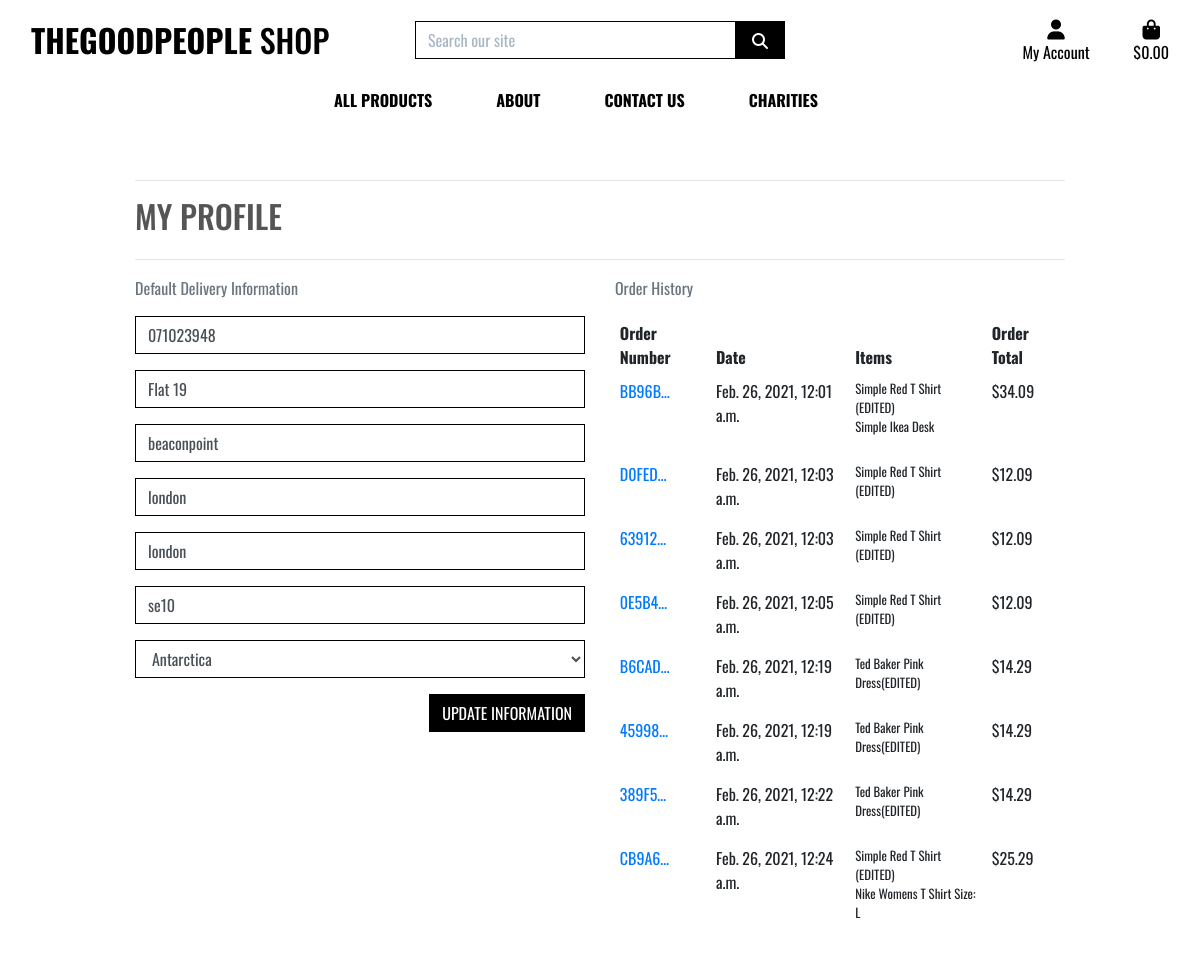
Before: /profile/ (signed in) with the older database file.
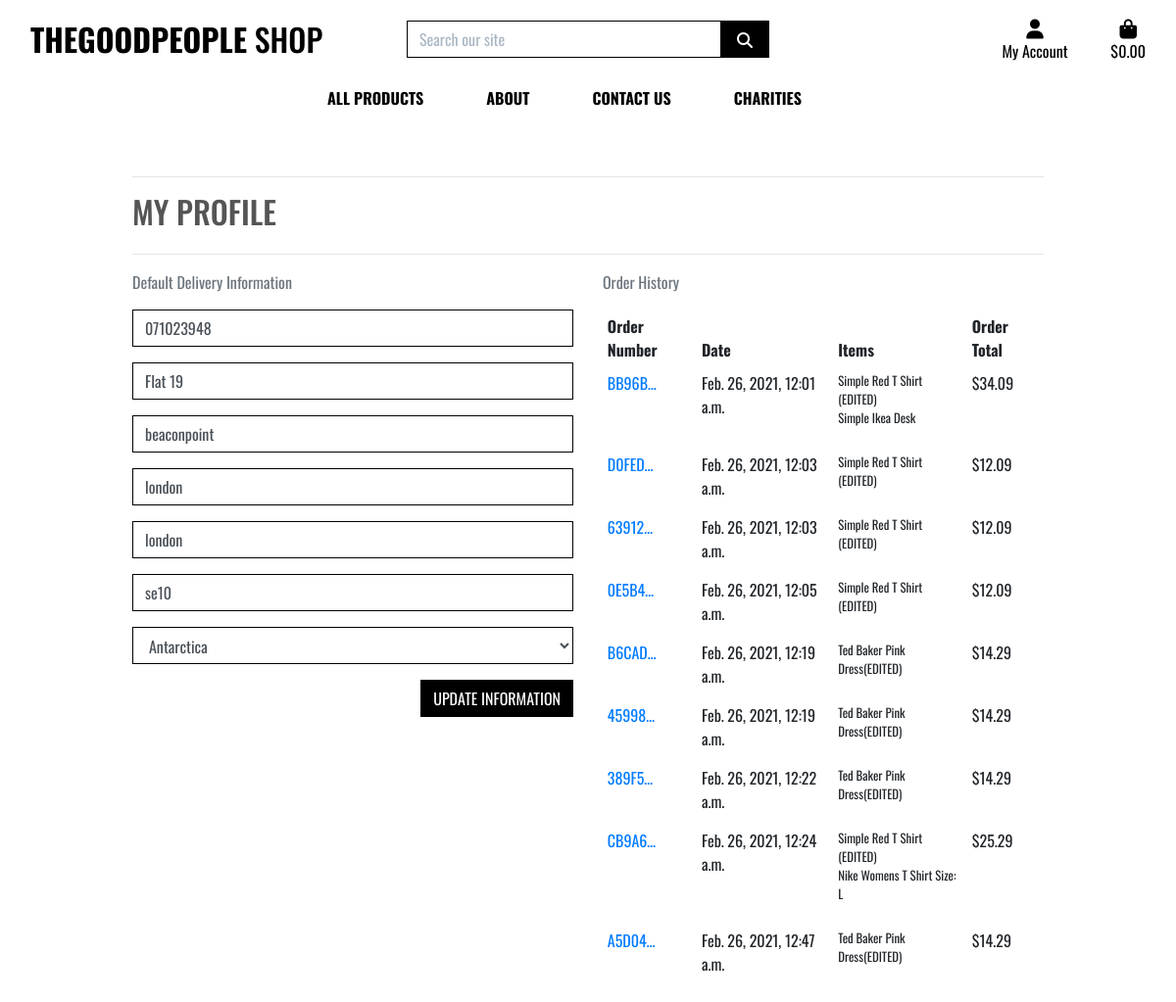
After: the same page with the newer database file.
### checkout/models.py (models this page shows, shortened)
class Order(models.Model):
    order_number = models.CharField(max_length=32, null=False, editable=False)
    user_profile = models.ForeignKey(UserProfile, on_delete=models.SET_NULL,
                                     null=True, blank=True, related_name='orders')
    full_name = models.CharField(max_length=50, null=False, blank=False)
    email = models.EmailField(max_length=254, null=False, blank=False)
    phone_number = models.CharField(max_length=20, null=False, blank=False)
    country = CountryField(blank_label='Country *', null=False, blank=False)
    postcode = models.CharField(max_length=20, null=True, blank=True)
    town_or_city = models.CharField(max_length=40, null=False, blank=False)
    street_address1 = models.CharField(max_length=80, null=False, blank=False)
    street_address2 = models.CharField(max_length=80, null=True, blank=True)
    county = models.CharField(max_length=80, null=True, blank=True)
    date = models.DateTimeField(auto_now_add=True)
    delivery_cost = models.DecimalField(max_digits=6, decimal_places=2, null=False, default=0)
    order_total = models.DecimalField(max_digits=10, decimal_places=2, null=False, default=0)
    grand_total = models.DecimalField(max_digits=10, decimal_places=2, null=False, default=0)
    original_cart = models.TextField(null=False, blank=False, default='')
    stripe_pid = models.CharField(max_length=254, null=False, blank=False, default='')

class OrderLineItem(models.Model):
    order = models.ForeignKey(Order, null=False, blank=False, on_delete=models.CASCADE, related_name='lineitems')
    product = models.ForeignKey(Product, null=False, blank=False, on_delete=models.CASCADE)
    quantity = models.IntegerField(null=False, blank=False, default=0)
    lineitem_total = models.DecimalField(max_digits=6, decimal_places=2, null=False, blank=False, editable=False)

### products/models.py (models this page shows, shortened)
class Product(models.Model):
    name = models.CharField(max_length=254)
    description = models.TextField()
    charity = models.CharField(
        max_length=254,
        choices=sorted_charities,
        default = '',
    )
    price = models.DecimalField(max_digits=6, decimal_places=2)
    image = models.ImageField(null=True, blank=True)

### profiles/views.py (the view)
# urls.py: path('profile/', include('profiles.urls')),
@login_required
def profile(request):
    profile = get_object_or_404(UserProfile, user=request.user)
    if request.method == 'POST':
        form = UserProfileForm(request.POST, instance=profile)
        if form.is_valid():
            form.save()
            messages.success(request, 'Profile updated successfully')
        else:
            messages.error(request, 'Update failed. Please ensure the form is valid.')
    else:
        form = UserProfileForm(instance=profile)
    orders = profile.orders.all()
    template = 'profiles/profile.html'
    context = {
        'form': form,
        'orders': orders,
        'on_profile_page': True
    }
    return render(request, template, context)

### profiles/forms.py
class UserProfileForm(forms.ModelForm):
    class Meta:
        model = UserProfile
        exclude = ('user',)
    def __init__(self, *args, **kwargs):
        super().__init__(*args, **kwargs)
        placeholders = {
            'default_phone_number': 'Phone Number',
            'default_postcode': 'Postal Code',
            'default_town_or_city': 'Town or City',
            'default_street_address1': 'Street Address 1',
            'default_street_address2': 'Street Address 2',
            'default_county': 'County, State or Locality',
        }
        self.fields['default_phone_number'].widget.attrs['autofocus'] = True
        for field in self.fields:
            if field != 'default_country':
                if self.fields[field].required:
                    placeholder = f'{placeholders[field]} *'
                else:
                    placeholder = placeholders[field]
                self.fields[field].widget.attrs['placeholder'] = placeholder
            self.fields[field].widget.attrs['class'] = 'border-black rounded-0 profile-form-input'
            self.fields[field].label = False

### profiles/templates/profiles/profile.html (shortened to what this page needs)
{% extends "base.html" %}
{% load static %}
{% block page_header %}
    <div class="container header-container">
    </div>
{% endblock %}
{% block content %}
    <div class="overlay"></div>
    <div class="container">
        <div class="row">
            <div class="col">
                <hr>
                <h2 class="logo-font mb-4">My Profile</h2>
                <hr>
            </div>
        </div>
        <div class="row">
            <div class="col-12 col-lg-6">
                <p class="text-muted">Default Delivery Information</p>
                <form class="mt-3" actions="{% url 'profile' %}" method="POST" id="profile-update-form">
                    {{ form|crispy}}
                    <button class="btn btn-black rounded-0 text-uppercase float-right">Update Information</button>
                </form>
            </div>
            <div class="col-12 col-lg-6">
                <p class="text-muted">Order History</p>
                <div class="order-history table-responsive">
                    <table class="table table-sm table-borderless">
                        <thead>
                            <tr>
                                <th>Order Number</th>
                                <th>Date</th>
                                <th>Items</th>
                                <th>Order Total</th>
                            </tr>
                        </thead>
                        <tbody>
                            {% for order in orders %}
                                <tr>
                                    <td>
                                        <a href="{% url 'order_history' order.order_number %}"
                                        title="{{ order.order_number }}">
                                            {{ order.order_number|truncatechars:6 }}
                                        </a>
                                    </td>
                                    <td>{{ order.date }}</td>
                                    <td>
                                        <ul class="list-unstyled">
                                            {% for item in order.lineitems.all %}
                                                <li class="small">
                                                    {{ item.product.name }}
                                                </li>
                                            {% endfor %}
                                        </ul>
                                    </td>
                                    <td>${{ order.grand_total }}</td>
                                </tr>
                            {% endfor %}
                        </tbody>
                    </table>
                </div>
            </div>
        </div>
{% endblock %}

Changed rows visible on the page:
added Order: order_number "A5D04…", date "Feb. 26, 2021, 12:47 a.m.", grand_total "14.29"
added OrderLineItem: product.name "Ted Baker Pink Dress(EDITED)", shown under "A5D04…"
